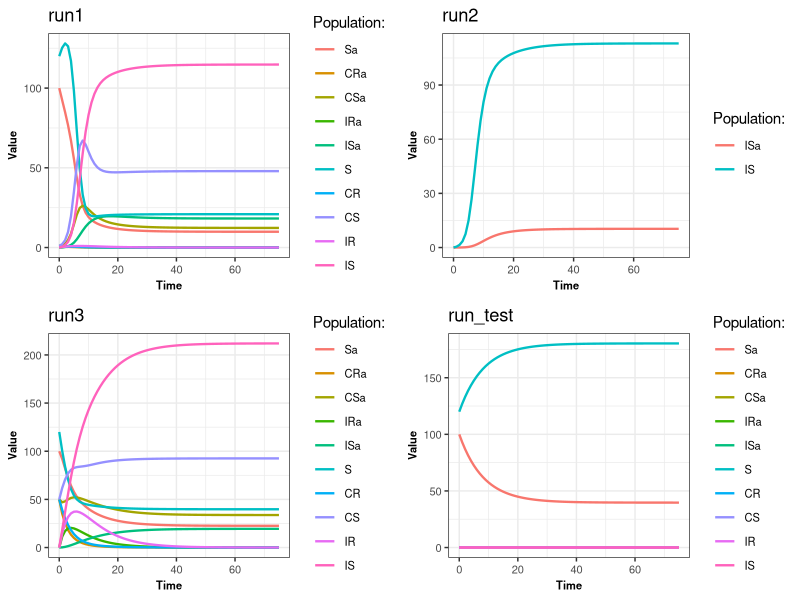

The R source for this figure:
library(deSolve)
library(ggplot2)
library(reshape2)
library(dplyr)
library(gridExtra)

Res_model <- function(t, pop, param) {
  
  with(as.list(c(pop, param)), {
    
    
    N=Sa+CRa+CSa+IRa+ISa+S+CR+CS+IR+IS
    
    
    dSa <- -Sa*((beta*ct*(CRa+IRa)/N)+(beta*ct*(CR+IR)/N)+beta*(CSa+ISa+CS+IS)/N)+sigma*IRa+sigma*ISa-omega*Sa+teta*S+gamma*CRa+(gamma+alpha)*CSa
    dCRa <- Sa*((beta*ct*(CRa+IRa)/N)+beta*ct*(CR+IR)/N)-gamma*CRa-rhoRa*CRa-omega*CRa+teta*CR
    dCSa <- Sa*(beta*(CSa+ISa+CS+IS)/N)-(gamma+alpha)*CSa-rhoSa*CSa-omega*CSa+teta*CS
    dIRa <- rhoRa*CRa-sigma*IRa-omega*IRa+teta*IR
    dISa <- rhoSa*CSa-sigma*ISa-omega*ISa+teta*IS
    
    dS <- -S*((beta*ct*(CRa+IRa)/N)+(beta*ct*(CR+IR)/N)+beta*(CSa+ISa+CS+IS)/N)+sigma*IR+sigma*IS+omega*Sa-teta*S+gamma*CR+gamma*CS
    dCR <- S*((beta*ct*(CRa+IRa)/N)+beta*ct*(CR+IR)/N)-gamma*CR-rho*CR+omega*CRa-teta*CR
    dCS <- S*(beta*(CSa+ISa+CS+IS)/N)-gamma*CS-rho*CS+omega*CSa-teta*CS
    dIR <- rho*CR-sigma*IR+omega*IRa-teta*IR
    dIS <- rho*CS-sigma*IS+omega*ISa-teta*IS
    
    res<-c(dSa,dCRa,dCSa,dIRa,dISa,dS,dCR,dCS,dIR,dIS)
    
    list(res)
    
  })
  
}

create_params<-function(beta=1,ct=0.1,sigma=0.14,gamma=0.03,rho=0.35,rhoRa=0.3,rhoSa=0,teta=0.022,omega=0.1,alpha=0.5)
{
  list(beta=beta,ct=ct,sigma=sigma,gamma=gamma,rho=rho,rhoRa=rhoRa,rhoSa=rhoSa,teta=teta,omega=omega,alpha=alpha)
}

create_initial_cond<-function(Sa0=100,CRa0=1,CSa0=1,IRa0=0,ISa0=0,S0=120,CR0=1,CS0=1,IR0=0,IS0=0){
  c(Sa=Sa0,CRa=CRa0,CSa=CSa0,IRa=IRa0,ISa=ISa0,S=S0,CR=CR0,CS=CS0,IR=IR0,IS=IS0)
}

run<-function(Init.cond,param,Tmax=75,dt=1){
  Time=seq(from=0,to=Tmax,by=dt)
  result = as.data.frame(lsoda(Init.cond, Time, Res_model, param))
  return(result)
  
}

results_df <- data.frame(Alpha = numeric(), Last_CSa = numeric())

param<-create_params()
Init.cond<-create_initial_cond(CRa0=0,CSa0=0,CR0=0,CS0=0)
run_test<-run(Init.cond,param)


Init.cond<-create_initial_cond()
param<-create_params(rhoSa=0.15)
run1<-run(Init.cond,param)

param<-create_params()
run2<-run(Init.cond,param)

Init.cond<-create_initial_cond(CRa0=50,CSa0=50,CR0=50,CS0=50)
param<-create_params()
run3<-run(Init.cond,param)

graph<- function(data,filter_values){
  data_name<-as.character(substitute(data))
  if(!is.null(filter_values))
  {
    p<-data %>%
      melt(id = "time") %>%
      filter(variable %in% filter_values) %>%
      ggplot() +
      geom_line(aes(time, value, colour = variable), linewidth = 0.8) +
      theme_bw() +
      theme(axis.text = element_text(size = 8),
            axis.title = element_text(size = 8, face = "bold"),
            legend.text = element_text(size = 8)) +
      labs(title=data_name,x = "Time", y = "Value", colour = "Population:")
     
    
  }
  else{
    p<-data %>%
      melt(id = "time") %>%
      ggplot() +
      geom_line(aes(time, value, colour = variable), linewidth = 0.8) +
      theme_bw() +
      theme(axis.text = element_text(size = 8),
            axis.title = element_text(size = 8, face = "bold"),
            legend.text = element_text(size = 8)) +
      labs(title=data_name,x = "Time", y = "Value", colour = "Population:")
      
    
  }
  
  return(p)
}

run1_g<-graph(run1,NULL)
run2_g<-graph(run2,c("ISa","IS"))
run3_g<-graph(run3, NULL)
runtest_g<-graph(run_test,NULL)
grid.arrange(run1_g,run2_g,run3_g,runtest_g,ncol=2)

# on s'interesse aux individus colonisés par une souche résistante avec présence d'antibiotiques et sans
gCR<-graph(run1,c("CRa","CR"))

# on s'interesse aux individus colonisés par la souche sensible en présence et absence d'antibiotiques
gCS<-graph(run1,c("CSa","CS"))

#On va s'interesser à au nombres d'individus colonisés par la soucghe suscepitble selon le taux d'antibiotiques alpha
{
results_df <- data.frame(Alpha = numeric(), Last_CSa = numeric())

Init.cond<-create_initial_cond()
param<-create_params(alpha=0.15)
alpha1<-run(Init.cond,param)
new_row=data.frame(Alpha=param$alpha, Last_CSa=tail(alpha1$CSa, n = 1))
results_df <- bind_rows(results_df, new_row)

param<-create_params(alpha=0.25)
alpha2<-run(Init.cond,param)
new_row=data.frame(Alpha=param$alpha, Last_CSa=tail(alpha2$CSa, n = 1))
results_df <- bind_rows(results_df, new_row)

param<-create_params(alpha=0.37)
alpha3<-run(Init.cond,param)
new_row=data.frame(Alpha=param$alpha, Last_CSa=tail(alpha3$CSa, n = 1))
results_df <- bind_rows(results_df, new_row)

param<-create_params(alpha=0.01)
alpha4<-run(Init.cond,param)
new_row=data.frame(Alpha=param$alpha, Last_CSa=tail(alpha4$CSa, n = 1))
results_df <- bind_rows(results_df, new_row)

param<-create_params(alpha=0.86)
alpha5<-run(Init.cond,param)
new_row=data.frame(Alpha=param$alpha, Last_CSa=tail(alpha5$CSa, n = 1))
results_df <- bind_rows(results_df, new_row)

param<-create_params(alpha=0.5)
alpha6<-run(Init.cond,param)
new_row=data.frame(Alpha=param$alpha, Last_CSa=tail(alpha6$CSa, n = 1))
results_df <- bind_rows(results_df, new_row)

param<-create_params(alpha=0.68)
alpha7<-run(Init.cond,param)
new_row=data.frame(Alpha=param$alpha, Last_CSa=tail(alpha6$CSa, n = 1))
results_df <- bind_rows(results_df, new_row)

param<-create_params(alpha=0.98)
alpha8<-run(Init.cond,param)
new_row=data.frame(Alpha=param$alpha, Last_CSa=tail(alpha6$CSa, n = 1))
results_df <- bind_rows(results_df, new_row)

ggplot(data   = results_df,              
       mapping = aes(x = Alpha,    
                     y = Last_CSa)) +   
  geom_point()                   

graph_alpha<-ggplot() + 
  geom_line(data=alpha4, aes(x=time,y=CSa), stat = "identity", colour="blue")+
  geom_line(data=alpha6, aes(x=time,y=CSa), stat = "identity", colour="green")+
  geom_line(data=alpha8, aes(x=time,y=CSa),stat = "identity", colour="red")+
  theme_bw()

}
